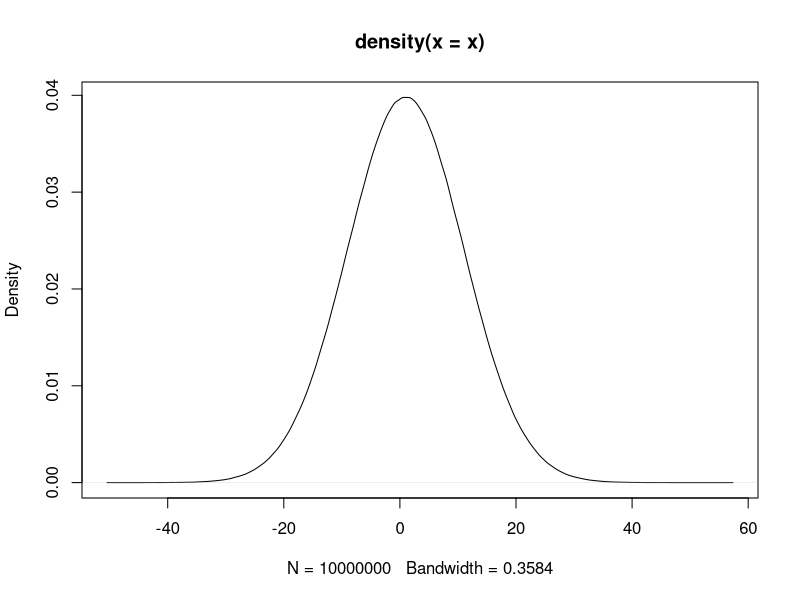

Recreate this plot in R.
## ---- chunk 1
knitr::opts_chunk$set(echo = TRUE)
## ---- chunk 2
a <- 1
b <- c(1, 2, 3, 4)
c <- c("1", "2", "3", "4")
d <- c(b, a)
e <- "abcd"
## ---- chunk 3
# df <- data.frame(a = c(1, 2, 3), b = c(3, 4, 5))
## ---- chunk 4
country <- c("CN", "US", "JP", "HK", "KR", "SG", "DE", "MY", "VN", "PH", "TH", "AU", "NL", "SA", "ID", "GB", "IN", "FR", "IT", "AE")
p.import <- c(26.142, 12.008, 7.032, 13.646, 4.589, 5.768, 2.131, 2.802, 3.428, 3.019, 1.976, 1.118, 1.624, 0.449, 0.983, 1.302, 1.027, 0.553, 0.670, 0.455)
p.export <- c(22.987, 12.204, 11.837, 7.739, 5.381, 4.610, 2.866, 2.784, 2.414, 2.092, 1.839, 1.788, 1.665, 1.409, 1.391, 1.075, 0.974, 0.899, 0.800, 0.728)
## ---- chunk 5
a <- seq(11, 99, 11)
b <- 11:20
# create by distribution
x <- runif(1000, 1, 10) # uniform dist, n=1000
x <- rnorm(10000000, 1, 10) # normal dist, n=1000
## ---- chunk 6
country
p.import
head(country)
tail(country)
length(country)
# View(country)
## ---- chunk 7
df
# head(paste0(df$發生.現.日期, "-", df$發生時段))
# test <- head(paste0(df$發生.現.日期, "-", df$發生時段))
## ---- chunk 8
country[c(5, 3, 1)] # how about country[c(1, 3, 5)]
country[3:6] # is it equal to country[c(3, 4, 5, 6)]
a <- 11:19
a[3:length(a)]
a[length(a):3]
## ---- chunk 9
plot(density(x))
## ---- chunk 10
b <- 11:20
b[-(3:5)]
b[-c(1, 3, 5)]
b
## ---- chunk 11
b <- b[-(3:5)]
b

a <- seq(11, 99, 11)
a <- a[-c(1, 3, 5)]
a

## ---- chunk 12
a <- 1:10
a <- c(a, 11)
a
b
a <- c(a, b)
a
a <- c(a, a, b)
a
## ---- chunk 13
a <- 11:19
a + 3
a / 2

a %% 2
a %/% 2
a %% 2== 0
a %% 2 != 0
a[a%% 2 == 0]
a[a%%2 != 0]
a <- a %% 2 	# modular arithmetic, get the reminder
a <- a %/% 2 	# Quotient

## ---- chunk 14
a %% 2 == 0 	# deteting odd/even number
a %% 2 != 0
a[a%%2==0]
a > b
p.import > mean(p.import)
p.import > p.export

TRUE == T 		# == equal to,
TRUE != F    	# != Not equal to

any(a>11) # is there any element larger than 1
all(a>11) # are all elements larger than 1

## ---- chunk 15
a <- seq(11, 55, 11)
a[c(T, F, T, F, T)]
a[a%%2==1]
a%%2
a%%2==1
a <- c("你好","你好棒棒","你好棒","你真的好棒")
a[nchar(a)>3]

# which will return "index-of"
a <- seq(11, 55, 11)
a[which(a%%2==1)]
which(a%%2==1)
## ---- chunk 16
x <- c(33, 55, 22, 13, 4, 24)
sort(x)
x <- sort(x) # assign to replace original x
order(x) 
x[order(x)]
## ---- chunk 17
a <- 11:19
min(a); max(a); mean(a); median(a); sd(a)
log2(a)
log1p(a)
?log1p
## ---- chunk 18
mode(country)				# character
mode(p.import)					# numeric
mode(p.import > mean(p.import))	# logical

p.importc <- c("26.142", "12.008", "7.032", "13.646", "4.589")
mode(p.importc)				# character

## ---- chunk 19
p.importc <- as.character(p.import)
p.importn <- as.numeric(p.importc)

a <- seq(11, 99, 11)
a <- c(a, "100")

a <- seq(11, 99, 11)
sum(a%%2==1)

## ---- chunk 20
a <- seq(11, 55, 11)
paste("A", a)		# concatenate
paste0("A", a)		# concatenate

## ---- chunk 21
x.a <- rnorm(1000, 1, 10)

# 1.1 Filter out extreme values out of two standard deviations


# 1.2 Plotting the distribution of the remaining vector x.a


# 1.3 Calculate the 25% 50% and 75% quantile of vector x.a. You may google "quantile r"


# 1.4 Get the number between 25% to 75%
## ---- chunk 22
x.b <- c("a", "b", "c", "d", "e", "f", "g", "h", "i", "j", "k")

# 2.1 Get only elements at odd positions

# 2.2 Truncate the first 2 elements and the last 2 elements

